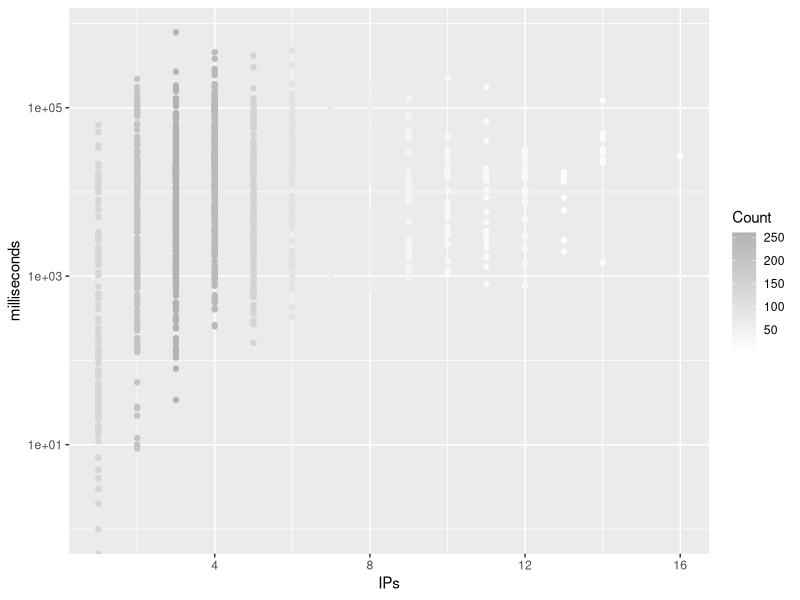
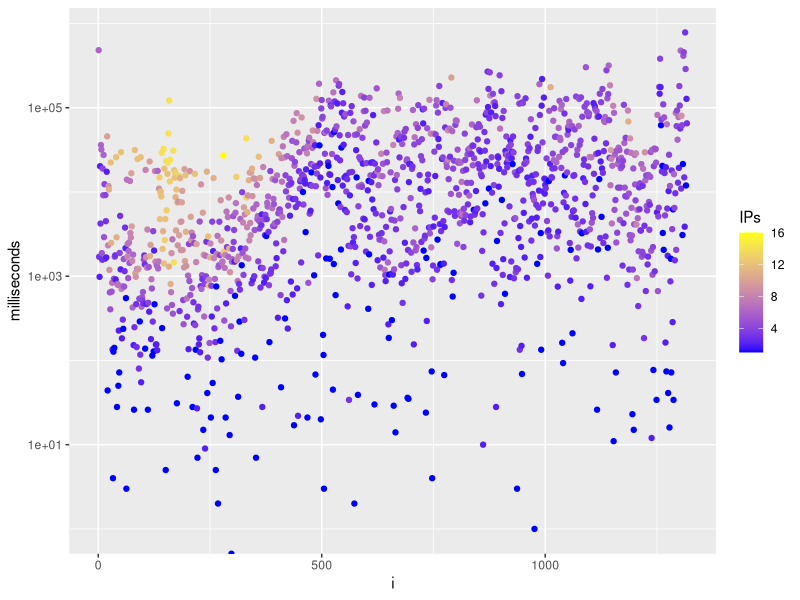
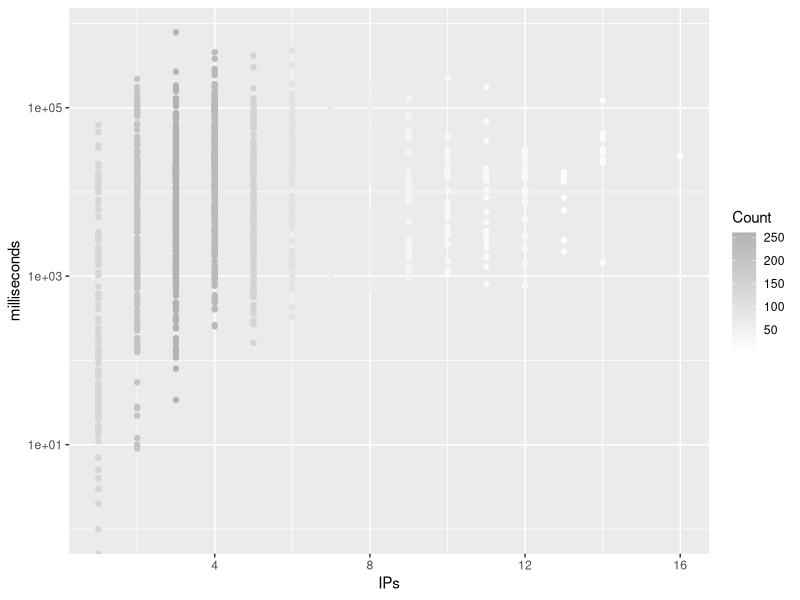

Here is the R script that generated these plots, in order:
library(ggplot2)

ips.time <- read.csv("ips-time-ww.csv")
ips.time$howmany <- 1:nrow(ips.time)
for ( i in 1:nrow(ips.time) ) {
    ips.time[i,]$howmany <- length(ips.time[ips.time$IPs==ips.time[i,]$IPs,]$milliseconds)
}
ips.time$i <- 1:nrow(ips.time)
ggplot(data=ips.time, aes(x=IPs,y=milliseconds,color=howmany))+geom_point()+scale_y_log10()+ scale_colour_gradient(name  ="Count", low="white",high='gray70')+ stat_summary(fun.data = "mean_cl_boot", colour = "black")
ggsave("../img/ips-time-ww.png", width=5,height=5)
ggplot(data=ips.time, aes(x=i,y=milliseconds,color=IPs))+geom_point()+scale_y_log10() + scale_color_gradient(low='blue', high='yellow')

 print(paste("< 69s", length(ips.time[ips.time$milliseconds < 69000,]$milliseconds)/length(ips.time$milliseconds)))
print(paste("< 3.46s", length(ips.time[ips.time$milliseconds < 3460,]$milliseconds)/length(ips.time$milliseconds)))
ips.time.minus1 <- ips.time[c(1:length(ips.time$IPs)-1),]
ips.time.plus1 <- ips.time[c(2:length(ips.time$IPs)),]
print(cor(ips.time.minus1$IPs, ips.time.plus1$IPs))
